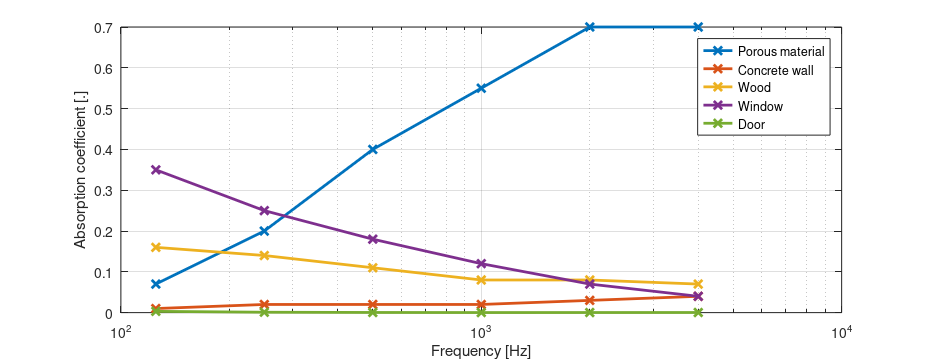

This figure's MATLAB source:
function absorption_coefficients_materials()
    % Data from the book "Environmental and architectural acoustics"
    % by Z. Maekawa and P. Lord (from table A.2)
    %
    % NOTE: remember the original table lists absorption, not reflection
    % coefficients.
    %
    % Joe.

    % Soft urethane foam:
    porous = [ 125, 1-0.07
               250, 1-0.20
               500, 1-0.40
              1000, 1-0.55
              2000, 1-0.70
              4000, 1-0.70];

    % Brick, bare concrete surface
    wall = [ 125, 1-0.01
             250, 1-0.02
             500, 1-0.02
            1000, 1-0.02
            2000, 1-0.03
            4000, 1-0.04];

    % Wood-floor (parquet, or flooring on stud)
    wood = [ 125, 1-0.16
             250, 1-0.14
             500, 1-0.11
            1000, 1-0.08
            2000, 1-0.08
            4000, 1-0.07];

    % Window-glass (in wooden-frame)
    window = [ 125, 1-0.35
               250, 1-0.25
               500, 1-0.18
              1000, 1-0.12
              2000, 1-0.07
              4000, 1-0.04];

    % "2 mm steel flash door with air layer 45 mm", transmission loss (dB)
    % Converted to absorption coefficient following expression 5.26 on
    % page 162 of "Environmental and Architectural Acoustics", 1994.
    door = [ 125, 1-(10^(-25/10))
             250, 1-(10^(-30/10))
             500, 1-(10^(-34/10))
            1000, 1-(10^(-37/10))
            2000, 1-(10^(-36/10))
            4000, 1-(10^(-35/10))];

%     disp('Porous:');
%     disp(porous(:, 2)');
%     disp('Wall:')
%     disp(wall(:, 2)')
%     disp('Wood:')
%     disp(wood(:, 2)')
%     disp('Window:')
%     disp(window(:, 2)')
%     disp('Door:')
%     disp(door(:, 2)')
%     return

    % Create plot with all data
    figureHandler = figure();
    semilogx(porous(:,1), 1-porous(:,2), 'x-', 'LineWidth', 2)
    hold on
    semilogx(wall(:,1), 1-wall(:,2), 'x-', 'LineWidth', 2)
    semilogx(wood(:,1), 1-wood(:,2), 'x-', 'LineWidth', 2)
    semilogx(window(:,1), 1-window(:,2), 'x-', 'LineWidth', 2)
    semilogx(door(:,1), 1-door(:,2), 'x-', 'LineWidth', 2)
    legend({'Porous material', 'Concrete wall', 'Wood', 'Window', 'Door'}, 'Location', 'best')
    grid
    xlabel('Frequency [Hz]');
    ylabel('Absorption coefficient [.]');

    % Save plot to PDF
    set(gcf, 'PaperPosition', [-0.42 +0.05 9.3 3.6]);
    set(gcf, 'PaperSize', [8.1 3.5]);
    saveas(gcf, 'absorption_coefficients_materials.pdf', 'pdf');
    close(figureHandler);

end
